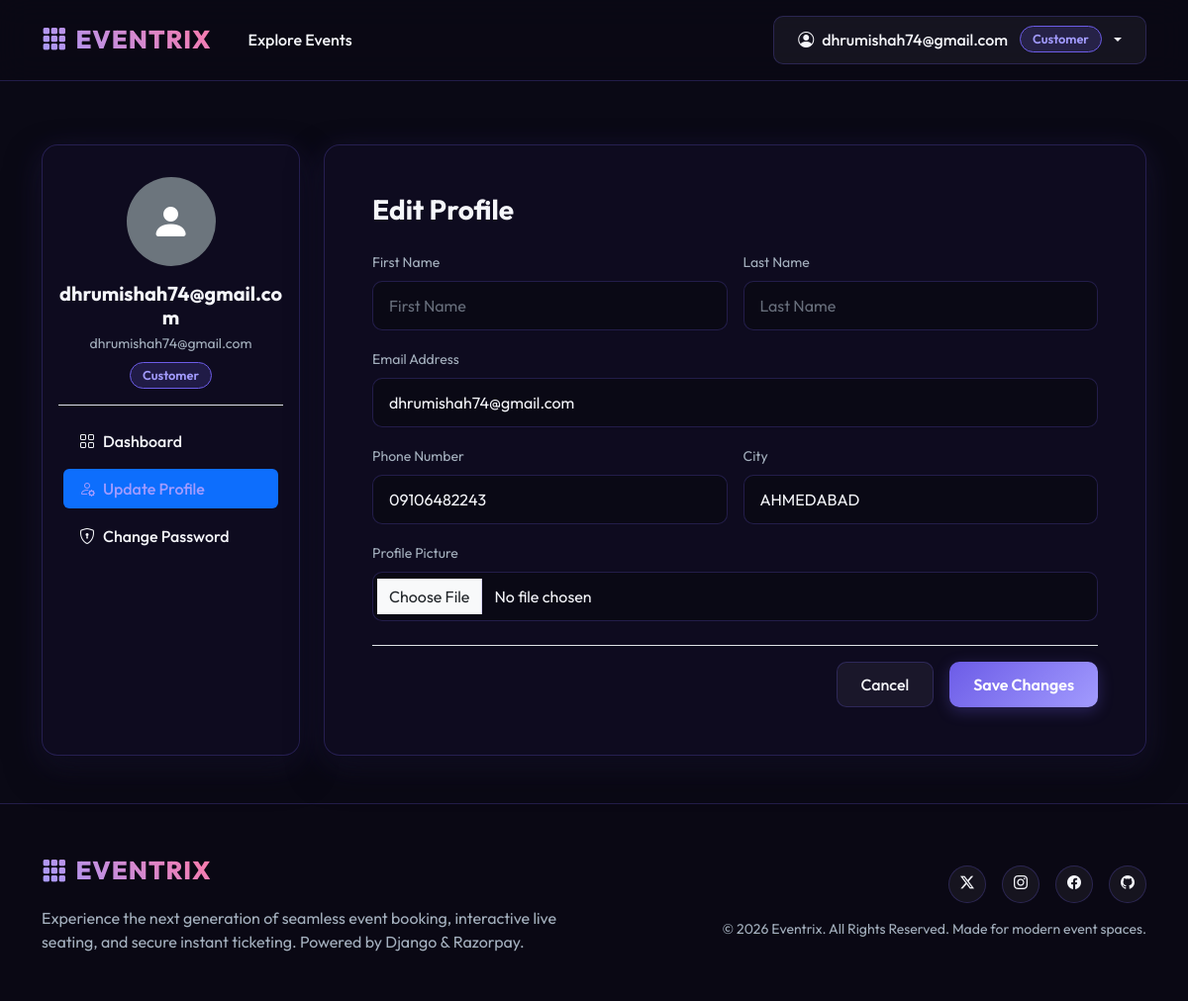
The app's page /accounts/profile/ (signed in) with its own data.
### accounts/models.py (models this page shows, shortened)
class User(AbstractUser):
    ROLE_CHOICES = (
        ('ADMIN', 'Admin'),
        ('ORGANIZER', 'Organizer'),
        ('CUSTOMER', 'Customer'),
    )
    role = models.CharField(max_length=15, choices=ROLE_CHOICES, default='CUSTOMER')
    is_approved_organizer = models.BooleanField(default=False)
    phone = models.CharField(max_length=15, blank=True, null=True)
    profile_picture = models.ImageField(upload_to='profiles/', blank=True, null=True)
    city = models.CharField(max_length=100, blank=True, null=True)
    created_at = models.DateTimeField(auto_now_add=True)
    @property
    def is_admin_role(self):
        return self.role == 'ADMIN' or self.is_superuser
    @property
    def is_organizer_role(self):
        return self.role == 'ORGANIZER'

### accounts/views.py (the view)
# urls.py: path('profile/', views.profile_view, name='profile'),
@login_required
def profile_view(request):
    if request.method == 'POST':
        form = UserProfileUpdateForm(request.POST, request.FILES, instance=request.user)
        if form.is_valid():
            form.save()
            messages.success(request, "Your profile has been updated successfully!")
            return redirect('profile')
    else:
        form = UserProfileUpdateForm(instance=request.user)
    return render(request, 'accounts/profile.html', {'form': form})

### accounts/forms.py
class UserProfileUpdateForm(forms.ModelForm):
    class Meta:
        model = User
        fields = ('first_name', 'last_name', 'email', 'phone', 'city', 'profile_picture')
        widgets = {
            'first_name': forms.TextInput(attrs={'class': 'form-control form-control-glass', 'placeholder': 'First Name'}),
            'last_name': forms.TextInput(attrs={'class': 'form-control form-control-glass', 'placeholder': 'Last Name'}),
            'email': forms.EmailInput(attrs={'class': 'form-control form-control-glass', 'placeholder': 'Email Address'}),
            'phone': forms.TextInput(attrs={'class': 'form-control form-control-glass', 'placeholder': 'Phone Number'}),
            'city': forms.TextInput(attrs={'class': 'form-control form-control-glass', 'placeholder': 'City'}),
            'profile_picture': forms.FileInput(attrs={'class': 'form-control form-control-glass'}),
        }

### templates/accounts/profile.html (shortened to what this page needs)
{% extends 'base.html' %}
{% block content %}
<div class="container py-5">
    <div class="row g-4">
        <div class="col-md-4 col-lg-3">
            <div class="card card-glass p-3 h-100">
                <div class="text-center py-3 border-bottom border-glass mb-3">
                    {% if user.profile_picture %}
                        <img src="{{ user.profile_picture.url }}" alt="Profile" class="rounded-circle mb-3 border border-2 border-primary" style="width: 90px; height: 90px; object-fit: cover;">
                    {% else %}
                        <div class="rounded-circle bg-secondary d-inline-flex align-items-center justify-content-center mb-3" style="width: 90px; height: 90px;">
                            <i class="bi bi-person-fill text-white fs-1"></i>
                        </div>
                    {% endif %}
                    <h5 class="fw-bold mb-1">{{ user.username }}</h5>
                    <p class="text-muted small mb-0">{{ user.email }}</p>
                    <span class="badge badge-role mt-2 {% if user.is_admin_role %}badge-admin{% elif user.is_organizer_role %}badge-organizer{% else %}badge-customer{% endif %}">
                        {{ user.get_role_display }}
                    </span>
                </div>
                <div class="nav flex-column nav-pills gap-2">
                    <a href="{% url 'dashboard' %}" class="nav-link text-white d-flex align-items-center gap-2">
                        <i class="bi bi-grid"></i> Dashboard
                    </a>
                    <a href="{% url 'profile' %}" class="nav-link active d-flex align-items-center gap-2">
                        <i class="bi bi-person-gear"></i> Update Profile
                    </a>
                    <a href="{% url 'change_password' %}" class="nav-link text-white d-flex align-items-center gap-2">
                        <i class="bi bi-shield-lock"></i> Change Password
                    </a>
                </div>
            </div>
        </div>
        <div class="col-md-8 col-lg-9">
            <div class="card card-glass p-4 p-md-5">
                <h3 class="fw-bold mb-4">Edit Profile</h3>
                <form method="POST" enctype="multipart/form-data">
                    <div class="row g-3">
                        <div class="col-sm-6">
                            <label for="id_first_name" class="form-label text-muted small">First Name</label>
                            {{ form.first_name }}
                        </div>
                        <div class="col-sm-6">
                            <label for="id_last_name" class="form-label text-muted small">Last Name</label>
                            {{ form.last_name }}
                        </div>
                        <div class="col-md-12">
                            <label for="id_email" class="form-label text-muted small">Email Address</label>
                            {{ form.email }}
                        </div>
                        <div class="col-sm-6">
                            <label for="id_phone" class="form-label text-muted small">Phone Number</label>
                            {{ form.phone }}
                        </div>
                        <div class="col-sm-6">
                            <label for="id_city" class="form-label text-muted small">City</label>
                            {{ form.city }}
                        </div>
                        <div class="col-md-12">
                            <label for="id_profile_picture" class="form-label text-muted small">Profile Picture</label>
                            {{ form.profile_picture }}
                        </div>
                    </div>
                    <div class="mt-4 pt-3 border-top border-glass d-flex justify-content-end gap-3">
                        <a href="{% url 'dashboard' %}" class="btn btn-glass">Cancel</a>
                        <button type="submit" class="btn btn-grad-primary">Save Changes</button>
                    </div>
                </form>
            </div>
        </div>
    </div>
</div>
{% endblock %}

### templates/base.html (shortened to what this page needs)
{% load static %}
<!DOCTYPE html>
<html lang="en">
<head>
    <link href="https://cdn.jsdelivr.net/npm/bootstrap@5.3.2/dist/css/style.css" rel="stylesheet">
    <link href="https://cdn.jsdelivr.net/npm/bootstrap@5.3.2/dist/css/bootstrap.min.css" rel="stylesheet">
    <link rel="stylesheet" href="https://cdn.jsdelivr.net/npm/bootstrap-icons@1.11.1/font/bootstrap-icons.css">
    <link rel="stylesheet" href="{% static 'css/style.css' %}">
</head>
<body>
    <nav class="navbar navbar-expand-lg navbar-dark navbar-glass sticky-top py-3">
        <div class="container">
            <a class="navbar-brand d-flex align-items-center gap-2" href="{% url 'home' %}">
                <i class="bi bi-grid-3x3-gap-fill text-primary-light"></i>
                <span>EVENTRIX</span>
            </a>
            <div class="collapse navbar-collapse" id="navbarNav">
                <ul class="navbar-nav me-auto mb-2 mb-lg-0">
                    <li class="nav-item">
                        <a class="nav-link {% if request.resolver_match.url_name == 'home' %}active{% endif %}" href="{% url 'home' %}">Explore Events</a>
                    </li>
                </ul>
                <div class="d-flex align-items-center gap-2">
                    {% if user.is_authenticated %}
                        <div class="dropdown">
                            <button class="btn btn-glass dropdown-toggle d-flex align-items-center gap-2" type="button" id="userDropdown" data-bs-toggle="dropdown" aria-expanded="false">
                                {% if user.profile_picture %}
                                    <img src="{{ user.profile_picture.url }}" alt="Profile" class="rounded-circle" style="width: 24px; height: 24px; object-fit: cover;">
                                {% else %}
                                    <i class="bi bi-person-circle"></i>
                                {% endif %}
                                <span>{{ user.username }}</span>
                                {% if user.is_admin_role %}
                                    <span class="badge badge-role badge-admin ms-1">Admin</span>
                                {% elif user.is_organizer_role %}
                                    <span class="badge badge-role badge-organizer ms-1">Organizer</span>
                                {% else %}
                                    <span class="badge badge-role badge-customer ms-1">Customer</span>
                                {% endif %}
                            </button>
                        </div>
                    {% else %}
                        <a href="{% url 'login' %}" class="btn btn-glass">Login</a>
                        <a href="{% url 'register' %}" class="btn btn-grad-primary">Register</a>
                    {% endif %}
                </div>
            </div>
        </div>
    </nav>
    <main class="flex-grow-1">
        {% block content %}{% endblock %}
    </main>
    <footer class="py-5 text-center text-md-start">
        <div class="container">
            <div class="row g-4 align-items-center">
                <div class="col-md-6 text-center text-md-start">
                    <a class="navbar-brand d-inline-flex align-items-center gap-2 mb-3" href="{% url 'home' %}">
                        <i class="bi bi-grid-3x3-gap-fill text-primary-light"></i>
                        <span>EVENTRIX</span>
                    </a>
                    <p class="text-muted mb-0">Experience the next generation of seamless event booking, interactive live seating, and secure instant ticketing. Powered by Django & Razorpay.</p>
                </div>
                <div class="col-md-6 text-center text-md-end">
                    <div class="d-flex justify-content-center justify-content-md-end gap-3 mb-3">
                        <a href="#" class="btn btn-glass btn-sm rounded-circle" style="width: 38px; height: 38px; padding: 6px;"><i class="bi bi-twitter-x"></i></a>
                        <a href="#" class="btn btn-glass btn-sm rounded-circle" style="width: 38px; height: 38px; padding: 6px;"><i class="bi bi-instagram"></i></a>
                        <a href="#" class="btn btn-glass btn-sm rounded-circle" style="width: 38px; height: 38px; padding: 6px;"><i class="bi bi-facebook"></i></a>
                        <a href="#" class="btn btn-glass btn-sm rounded-circle" style="width: 38px; height: 38px; padding: 6px;"><i class="bi bi-github"></i></a>
                    </div>
                    <p class="text-muted small mb-0">&copy; 2026 Eventrix. All Rights Reserved. Made for modern event spaces.</p>
                </div>
            </div>
        </div>
    </footer>
</body>
</html>

### static/css/style.css (style rules this page uses)
:root { --bg-dark: #0a0915; --bg-card: rgba(20, 18, 42, 0.75); --bg-card-hover: rgba(30, 27, 60, 0.9); --primary: #6c5ce7; --primary-light: #a29bfe; --accent: #fd79a8; --success: #00b894; --warning: #f1c40f; --danger: #d63031; --text-main: #f5f6fa; --text-muted: #a4b0be; --border-glass: rgba(108, 92, 231, 0.25); --border-glass-focus: rgba(108, 92, 231, 0.6); --gradient-primary: linear-gradient(135deg, #6c5ce7 0%, #a29bfe 100%); --gradient-accent: linear-gradient(135deg, #fd79a8 0%, #e84393 100%); --gradient-dark: linear-gradient(135deg, #1e1b4b 0%, #0f0c20 100%); --font-sans: 'Outfit', 'Inter', sans-serif; --glow-shadow: 0 8px 32px 0 rgba(108, 92, 231, 0.2); }
body { background-color: var(--bg-dark); color: var(--text-main); font-family: var(--font-sans); min-height: 100vh; display: flex; flex-direction: column; overflow-x: hidden; }
.navbar-glass { background: rgba(10, 9, 21, 0.8) !important; backdrop-filter: blur(15px); -webkit-backdrop-filter: blur(15px); border-bottom: 1px solid var(--border-glass); transition: all 0.3s ease; }
.navbar-brand { font-weight: 800; font-size: 1.6rem; letter-spacing: 1px; background: linear-gradient(45deg, #a29bfe, #fd79a8); -webkit-background-clip: text; -webkit-text-fill-color: transparent; }
.nav-link { color: var(--text-main) !important; font-weight: 500; margin: 0 5px; transition: all 0.3s ease; border-radius: 8px; padding: 8px 16px !important; }
.nav-link:hover, .nav-link.active { background: rgba(108, 92, 231, 0.15); color: var(--primary-light) !important; }
.card-glass { background: rgba(15, 12, 32, 0.95); backdrop-filter: blur(20px); -webkit-backdrop-filter: blur(20px); border: 1px solid var(--border-glass); border-radius: 16px; color: var(--text-main); transition: transform 0.3s cubic-bezier(0.175, 0.885, 0.32, 1.275), box-shadow 0.3s ease, border-color 0.3s ease; box-shadow: 0 15px 35px rgba(0, 0, 0, 0.5), var(--glow-shadow); }
.btn-grad-primary { background: var(--gradient-primary); border: none; color: white; font-weight: 600; border-radius: 10px; padding: 10px 24px; transition: all 0.3s ease; box-shadow: 0 4px 15px rgba(108, 92, 231, 0.3); }
.btn-glass { background: rgba(255, 255, 255, 0.05); border: 1px solid var(--border-glass); color: var(--text-main); font-weight: 500; border-radius: 10px; padding: 10px 24px; transition: all 0.3s ease; }
.form-control-glass { background: rgba(10, 9, 21, 0.9) !important; border: 1px solid var(--border-glass) !important; color: var(--text-main) !important; border-radius: 10px; padding: 12px 16px; transition: all 0.3s ease; }
.form-control-glass::placeholder { color: var(--text-muted); opacity: 0.6; }
footer { background: rgba(10, 9, 21, 0.95); border-top: 1px solid var(--border-glass); margin-top: auto; }
.badge-role { font-size: 0.8rem; padding: 6px 12px; border-radius: 20px; font-weight: 600; }
.badge-customer { background: rgba(108, 92, 231, 0.2); color: var(--primary-light); border: 1px solid var(--primary); }
.text-muted { color: var(--text-muted) !important; }
.text-primary-light { color: var(--primary-light) !important; }

### records on screen
User: username "dhrumishah74@gmail.com", email "dhrumishah74@gmail.com", role "Customer", phone "09106482243", city "AHMEDABAD"
